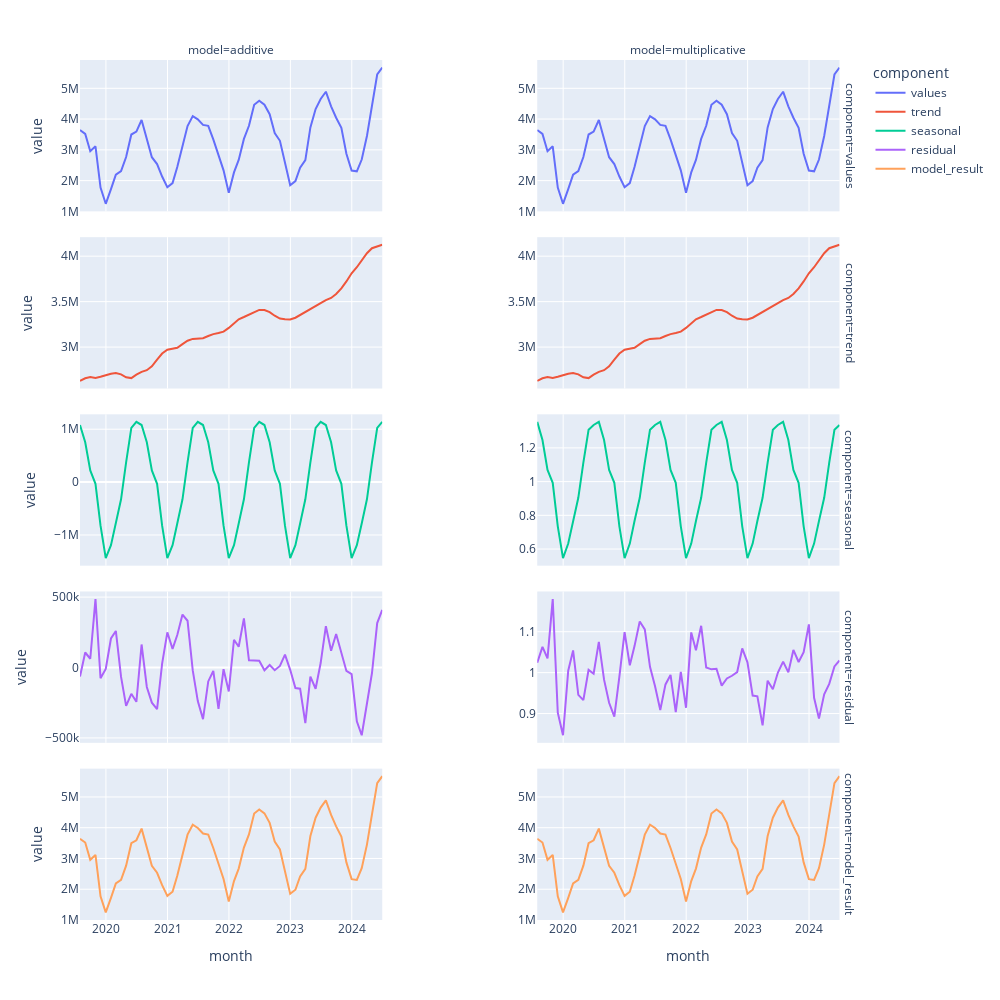

Write notebook code for a chart like this one.
### Code cell
import plotly.express as px
fig = px.line(
    data_frame=df,
    x='month',
    y='value',
    color='component',
    facet_col='model',
    facet_row='component',
    width=1000,
    height=1000,
    facet_col_spacing=0.2
)
fig.update_yaxes(matches=None)

for attr in dir(fig.layout):
    if attr.startswith("yaxis"):
        axis = getattr(fig.layout, attr)
        if axis:
            axis.showticklabels=True
fig
